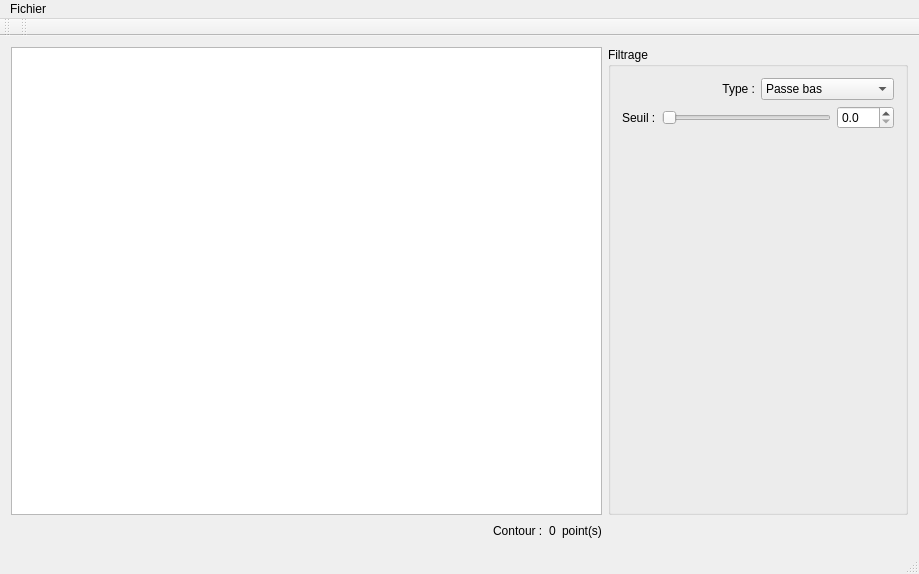
<?xml version="1.0" encoding="UTF-8"?>
<ui version="4.0">
 <class>MainWindow</class>
 <widget class="QMainWindow" name="MainWindow">
  <property name="geometry">
   <rect>
    <x>0</x>
    <y>0</y>
    <width>919</width>
    <height>574</height>
   </rect>
  </property>
  <property name="windowTitle">
   <string>Transformée de Fourier d'un contour</string>
  </property>
  <widget class="QWidget" name="centralWidget">
   <layout class="QGridLayout" name="gridLayout_2">
    <item row="0" column="0" colspan="4">
     <widget class="EdgeView" name="edgeView"/>
    </item>
    <item row="0" column="4">
     <widget class="QGroupBox" name="groupBox_2">
      <property name="sizePolicy">
       <sizepolicy hsizetype="Fixed" vsizetype="Preferred">
        <horstretch>0</horstretch>
        <verstretch>0</verstretch>
       </sizepolicy>
      </property>
      <property name="minimumSize">
       <size>
        <width>300</width>
        <height>0</height>
       </size>
      </property>
      <property name="title">
       <string>Filtrage</string>
      </property>
      <property name="checkable">
       <bool>false</bool>
      </property>
      <layout class="QGridLayout" name="gridLayout">
       <item row="0" column="0">
        <layout class="QHBoxLayout" name="horizontalLayout">
         <item>
          <widget class="QLabel" name="label">
           <property name="text">
            <string>Type :</string>
           </property>
           <property name="alignment">
            <set>Qt::AlignRight|Qt::AlignTrailing|Qt::AlignVCenter</set>
           </property>
          </widget>
         </item>
         <item>
          <widget class="QComboBox" name="comboBox">
           <item>
            <property name="text">
             <string>Passe bas</string>
            </property>
           </item>
           <item>
            <property name="text">
             <string/>
            </property>
           </item>
          </widget>
         </item>
        </layout>
       </item>
       <item row="1" column="0">
        <layout class="QHBoxLayout" name="horizontalLayout_2">
         <item>
          <widget class="QLabel" name="label_2">
           <property name="text">
            <string>Seuil :</string>
           </property>
          </widget>
         </item>
         <item>
          <widget class="QSlider" name="lowPassFilterSlider">
           <property name="maximum">
            <number>100</number>
           </property>
           <property name="pageStep">
            <number>1</number>
           </property>
           <property name="value">
            <number>0</number>
           </property>
           <property name="tracking">
            <bool>false</bool>
           </property>
           <property name="orientation">
            <enum>Qt::Horizontal</enum>
           </property>
          </widget>
         </item>
         <item>
          <widget class="QDoubleSpinBox" name="lowPassFilterSpinbox">
           <property name="decimals">
            <number>1</number>
           </property>
           <property name="maximum">
            <double>100.000000000000000</double>
           </property>
           <property name="singleStep">
            <double>0.100000000000000</double>
           </property>
          </widget>
         </item>
        </layout>
       </item>
       <item row="2" column="0">
        <spacer name="verticalSpacer">
         <property name="orientation">
          <enum>Qt::Vertical</enum>
         </property>
         <property name="sizeHint" stdset="0">
          <size>
           <width>20</width>
           <height>40</height>
          </size>
         </property>
        </spacer>
       </item>
      </layout>
     </widget>
    </item>
    <item row="1" column="0">
     <spacer name="horizontalSpacer">
      <property name="orientation">
       <enum>Qt::Horizontal</enum>
      </property>
      <property name="sizeHint" stdset="0">
       <size>
        <width>449</width>
        <height>20</height>
       </size>
      </property>
     </spacer>
    </item>
    <item row="1" column="1">
     <widget class="QLabel" name="label_3">
      <property name="text">
       <string>Contour :</string>
      </property>
     </widget>
    </item>
    <item row="1" column="2">
     <widget class="QLabel" name="edgePointCountLabel">
      <property name="text">
       <string>0</string>
      </property>
     </widget>
    </item>
    <item row="1" column="3">
     <widget class="QLabel" name="label_5">
      <property name="text">
       <string>point(s)</string>
      </property>
     </widget>
    </item>
   </layout>
  </widget>
  <widget class="QMenuBar" name="menuBar">
   <property name="geometry">
    <rect>
     <x>0</x>
     <y>0</y>
     <width>919</width>
     <height>25</height>
    </rect>
   </property>
   <widget class="QMenu" name="menuFichier">
    <property name="title">
     <string>Fichier</string>
    </property>
    <addaction name="actionNewEdge"/>
    <addaction name="actionCloseApplication"/>
   </widget>
   <addaction name="menuFichier"/>
  </widget>
  <widget class="QStatusBar" name="statusBar"/>
  <widget class="QToolBar" name="toolBar">
   <property name="windowTitle">
    <string>toolBar</string>
   </property>
   <attribute name="toolBarArea">
    <enum>TopToolBarArea</enum>
   </attribute>
   <attribute name="toolBarBreak">
    <bool>false</bool>
   </attribute>
  </widget>
  <widget class="QToolBar" name="toolBar_2">
   <property name="windowTitle">
    <string>toolBar_2</string>
   </property>
   <attribute name="toolBarArea">
    <enum>TopToolBarArea</enum>
   </attribute>
   <attribute name="toolBarBreak">
    <bool>false</bool>
   </attribute>
  </widget>
  <action name="actionCloseApplication">
   <property name="text">
    <string>Quitter</string>
   </property>
  </action>
  <action name="actionFourierTransform">
   <property name="text">
    <string>Transformée de Fourier...</string>
   </property>
  </action>
  <action name="actionNewEdge">
   <property name="text">
    <string>Nouveau</string>
   </property>
  </action>
 </widget>
 <layoutdefault spacing="6" margin="11"/>
 <customwidgets>
  <customwidget>
   <class>EdgeView</class>
   <extends>QGraphicsView</extends>
   <header>EdgeView.h</header>
  </customwidget>
 </customwidgets>
 <resources/>
 <connections/>
</ui>
